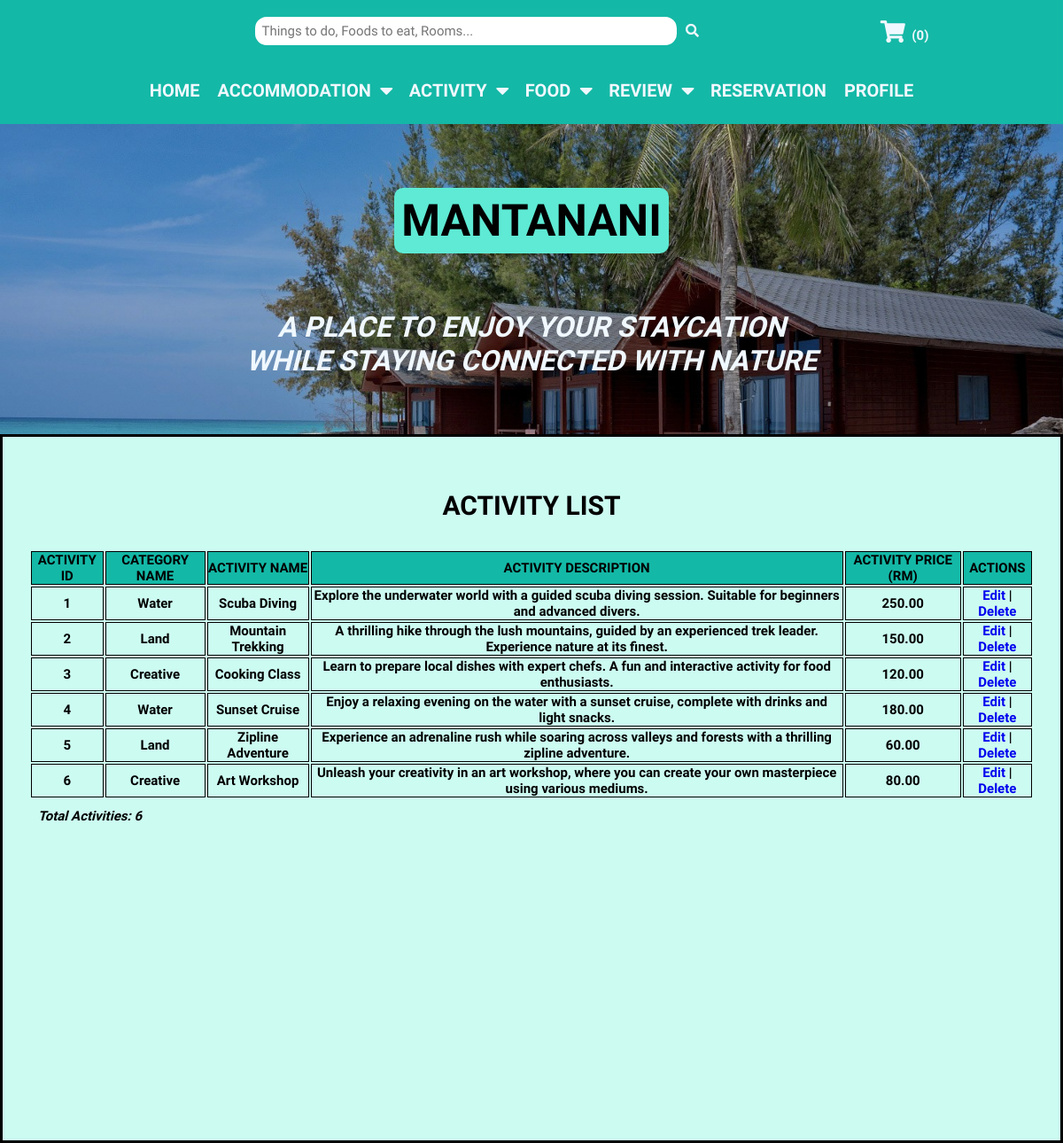
Screenshot of /MODULES/ADMIN_MODULE/activityList.php with the database file from the repository.
### tables this page shows
CREATE TABLE `activity` (
  `activityID` int(11) NOT NULL,
  `activityName` varchar(255) NOT NULL,
  `activityImg` varchar(255) NOT NULL,
  `activityCategory` int(11) NOT NULL,
  `activityDesc` varchar(1000) NOT NULL,
  `activityPrice` decimal(8,2) NOT NULL
);

CREATE TABLE `activity_category` (
  `categoryID` int(11) NOT NULL,
  `categoryName` varchar(255) NOT NULL COMMENT '1:Water 2:Land 3:Creative 4:Special'
);

### MODULES/ADMIN_MODULE/activityList.php (the view, shortened to what this page needs)
<?php
  include("../../../SMMS/CONFIG/config.php");
?>
<!DOCTYPE html>
<html lang="en">
  <head>
    <link rel="stylesheet" href="https://cdnjs.cloudflare.com/ajax/libs/font-awesome/5.15.4/css/all.min.css">
    <link rel="stylesheet" href="../../../SMMS/CSS/MISC/utils.css">
    <link rel="stylesheet" href="../../../SMMS/CSS/MISC/headerBanner.css">
    <link rel="stylesheet" href="../../../SMMS/CSS/MISC/topNav.css">
    <link rel="stylesheet" href="../../../SMMS/CSS/MISC/topHeader.css">
    <link rel="stylesheet" href="../../../SMMS/CSS/ADMIN/adminList.css">
  </head>
  <body>
    <?php include '../../INCLUDES/topHeader.php'; ?>
    <?php include '../../INCLUDES/adminNav.php'; ?>
    <?php include '../../INCLUDES/headerBanner.php';?>
    <section class="adminHome">
      <div class="list-container">
        <h1 id="admin-listTitle">
          ACTIVITY LIST
        </h1><br><br>
        <?php
          $sql_activity = "SELECT ac.activityID, ac.activityName, ac.activityCategory, ad.categoryID, ad.categoryName, ac.activityDesc,
          ac.activityPrice
          FROM activity ac, activity_category ad
          WHERE ac.activityCategory = ad.categoryID
          ORDER BY ac.activityID ASC";
          $result = mysqli_query($conn, $sql_activity);
          $rowcount = mysqli_num_rows($result);
        ?>
        <table id="list-table">
          <tr>
            <th>ACTIVITY ID</th>
            <th>CATEGORY NAME</th>
            <th>ACTIVITY NAME</th>
            <th>ACTIVITY DESCRIPTION</th>
            <th>ACTIVITY PRICE (RM)</th>
            <th>ACTIONS</th>
          </tr>
        <?php
          if ($rowcount > 0) {
            while ($row = mysqli_fetch_assoc($result)) {
              echo "<tr>";
              echo "<td>" . htmlspecialchars($row["activityID"]) . "</td>";
              echo "<td>" . htmlspecialchars($row["categoryName"]) . "</td>";
              echo "<td>" . htmlspecialchars($row["activityName"]) . "</td>";
              echo "<td>" . htmlspecialchars($row["activityDesc"]) . "</td>";
              echo "<td>" . htmlspecialchars($row["activityPrice"]) . "</td>";
              echo "<td>";
                    echo "<a href='activityEdit.php?id=" . urlencode($row["activityID"]) . "'>Edit</a> | ";
                    echo "<a href='activityDelete.php?id=" . urlencode($row["activityID"]) . "' onclick='return confirm(\"Are you sure you want to delete this activity?\");'>Delete</a>";
                  echo "</td>";
            }
          }
          else {
            echo "<p>No results found.</p>";
          }
        ?>
      </table>
        <h2 id="list-row-count">Total Activities: <?php echo $rowcount; ?></h2>
      </div>
    </section>
  </body>
</html>

### CSS/MISC/utils.css (style rules this page uses)
:root { --teal-100: #ccfbf1; --teal-200: #99f6e4; --teal-300: #5eead4; --teal-400: #2dd4bf; --teal-500: #14b8a6; --jade-100: #19d6aa; --jade-200: #14ba93; --jade-300: #109e7d; --jade-400: #0b8468; --jade-500: #076a53; --black: #070504; --black-shadow: 0px 4px 4px rgba(0, 0, 0, 0.25); --aliceblue: #f0f8ff; }
* { font-family: 'Quicksand', sans-serif; margin: 0; padding: 0; box-sizing: border-box; outline: none; border: none; text-decoration: none; }
html { font-size: 62.5%; overflow-x: hidden; background-color: var(--teal-100); }

### CSS/ADMIN/adminList.css (style rules this page uses)
.adminHome { padding: 1rem; min-height: 100vh; border-style: solid; }
#admin-listTitle { font-size: 3rem; text-align: center; padding-top: 3rem; margin-bottom: 1rem; }
.list-container { margin: 2rem; justify-content: center; align-items: center; text-align: center; }
#list-table { width: 100%; font-size: 1.5rem; font-weight: bold; }
#list-table table, th, td { border: 1px solid; }
#list-table th { background-color: var(--teal-500); }
#list-row-count { font-size: 1.5rem; font-weight: bold; font-style: italic; text-align: start; margin: 1rem; }
#accom-table table, th, td { border: 1px solid; }

### rows the page displays
activity: activityID "1", activityCategory.categoryName "Water", activityName "Scuba Diving", activityDesc "Explore the underwater world with a guided scuba diving session. Suitable for beginners and advanced divers.", activityPrice "250.00"
activity: activityID "2", activityCategory.categoryName "Land", activityName "Mountain Trekking", activityDesc "A thrilling hike through the lush mountains, guided by an experienced trek leader. Experience nature at its finest.", activityPrice "150.00"
activity: activityID "3", activityCategory.categoryName "Creative", activityName "Cooking Class", activityDesc "Learn to prepare local dishes with expert chefs. A fun and interactive activity for food enthusiasts.", activityPrice "120.00"
activity: activityID "4", activityCategory.categoryName "Water", activityName "Sunset Cruise", activityDesc "Enjoy a relaxing evening on the water with a sunset cruise, complete with drinks and light snacks.", activityPrice "180.00"
activity: activityID "5", activityCategory.categoryName "Land", activityName "Zipline Adventure", activityDesc "Experience an adrenaline rush while soaring across valleys and forests with a thrilling zipline adventure.", activityPrice "60.00"
activity: activityID "6", activityCategory.categoryName "Creative", activityName "Art Workshop", activityDesc "Unleash your creativity in an art workshop, where you can create your own masterpiece using various mediums.", activityPrice "80.00"

### other values shown
$rowcount "6"
